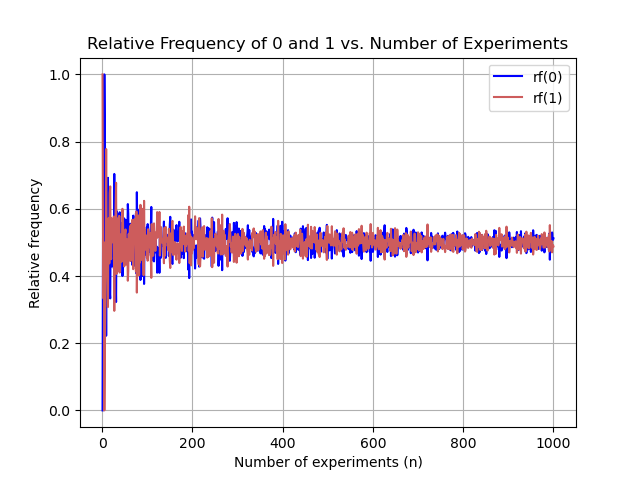

Generate this figure with Python:
#!/usr/bin/env python3
# -*- coding: utf-8 -*-
"""
Created on Tue Feb  4 21:43:30 2025

@author: kfrench
"""

import random
import matplotlib.pyplot as plt

a = [0, 1] #list of possible outcomes

n_values = range(1, 1001)  # n from 1 to 1000
rf_zeros = []  # Relative frequency of 0
rf_ones = []   # Relative frequency of 1

# Experiment: Randomly select an element from the list a
result = random.choice(a)

# Run the experiment for each n value
for n in n_values:
    results = [random.choice(a) for _ in range(n)]  # Generate n random choices
    rf_zeros.append(results.count(0) / n)  # Compute relative frequency of 0
    rf_ones.append(results.count(1) / n)   # Compute relative frequency of 1


# Plot rf(0) and rf(1) vs n
plt.plot(n_values, rf_zeros, label="rf(0)", color="blue")
plt.plot(n_values, rf_ones, label="rf(1)", color="indianred")
plt.xlabel("Number of experiments (n)")
plt.ylabel("Relative frequency")
plt.title("Relative Frequency of 0 and 1 vs. Number of Experiments")
plt.legend()
plt.grid()
plt.show()
